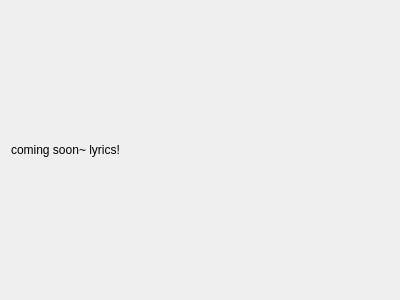
<?xml version="1.0" encoding="UTF-8"?>
<ui version="4.0">
 <class>QueueLyrics</class>
 <widget class="QWidget" name="QueueLyrics">
  <property name="geometry">
   <rect>
    <x>0</x>
    <y>0</y>
    <width>400</width>
    <height>300</height>
   </rect>
  </property>
  <property name="windowTitle">
   <string>Form</string>
  </property>
  <layout class="QGridLayout" name="gridLayout">
   <item row="0" column="0">
    <widget class="QLabel" name="label">
     <property name="text">
      <string>coming soon~ lyrics!</string>
     </property>
    </widget>
   </item>
  </layout>
 </widget>
 <resources/>
 <connections/>
</ui>
